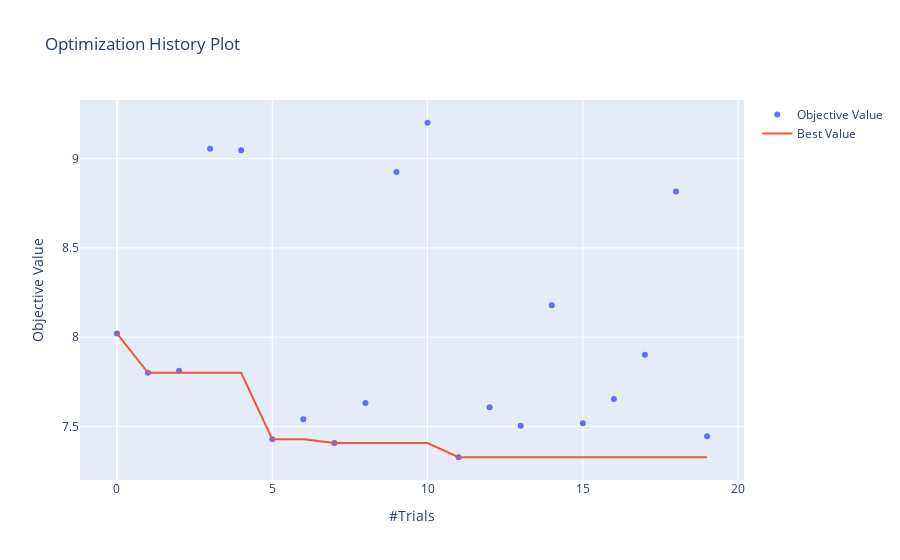

Notebook source saved alongside this figure:
### Code cell
optuna.visualization.plot_optimization_history(study)

### Figure 1 — Plotly figure (JSON) as saved in the notebook; plotly's stock layout.template omitted (floating-point values rounded to 4 significant figures)
{"data": [{"mode": "markers", "name": "Objective Value", "type": "scatter", "x": [0, 1, 2, 3, 4, 5, 6, 7, 8, 9, 10, 11, 12, 13, 14, 15, 16, 17, 18, 19], "y": [8.021, 7.8, 7.812, 9.056, 9.047, 7.428, 7.54, 7.407, 7.631, 8.926, 9.201, 7.327, 7.607, 7.504, 8.179, 7.517, 7.653, 7.901, 8.816, 7.444]}, {"name": "Best Value", "type": "scatter", "x": [0, 1, 2, 3, 4, 5, 6, 7, 8, 9, 10, 11, 12, 13, 14, 15, 16, 17, 18, 19], "y": [8.021, 7.8, 7.8, 7.8, 7.8, 7.428, 7.428, 7.407, 7.407, 7.407, 7.407, 7.327, 7.327, 7.327, 7.327, 7.327, 7.327, 7.327, 7.327, 7.327]}], "layout": {"title": {"text": "Optimization History Plot"}, "xaxis": {"title": {"text": "#Trials"}}, "yaxis": {"title": {"text": "Objective Value"}}}}
